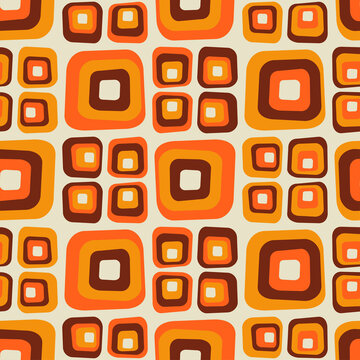
#> input picture 210962047-week4/pattern.jpg, 360 x 360 px
$ python gradient.py   (older library calls are emulated)
#> lines starting #> are read from the running program, lines starting #| are printed output that depends on the picture
import cv2
import numpy as np

image=cv2.imread("pattern.jpg")
#> image is the input picture: shape (360, 360, 3); mean B, G, R 73.8, 134.3, 211.6
gray = cv2.cvtColor(image, cv2.COLOR_BGR2GRAY)
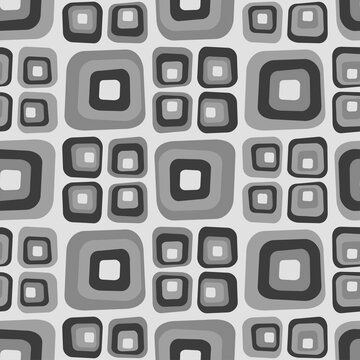
#> gray: shape (360, 360); min 31, max 251, mean 150.5

gradx = cv2.Sobel(gray,cv2.CV_64F,1,0,ksize=3)  # x
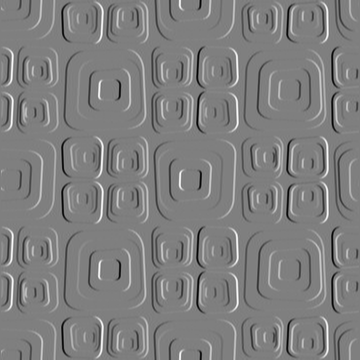
#> gradx: shape (360, 360) float64; min -785, max 786, mean -0.2; drawn with min black and max white
grady = cv2.Sobel(gray,cv2.CV_64F,0,1,ksize=3)  # y
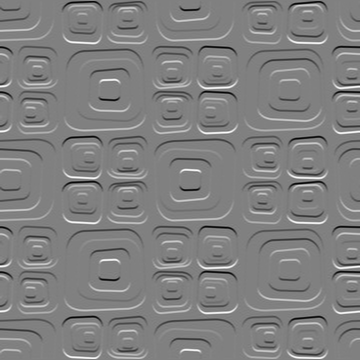
#> grady: shape (360, 360) float64; min -794, max 781, mean 0; drawn with min black and max white

gradmag=np.sqrt(gradx**2+grady**2)
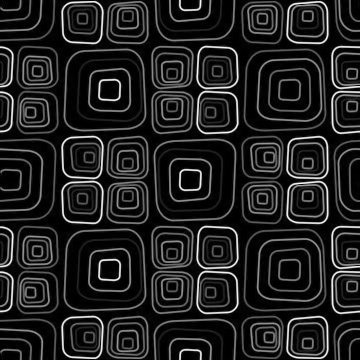
#> gradmag: shape (360, 360) float64; min 0, max 797.7, mean 105; drawn with min black and max white
gradphase=np.arctan2(grady,gradx)
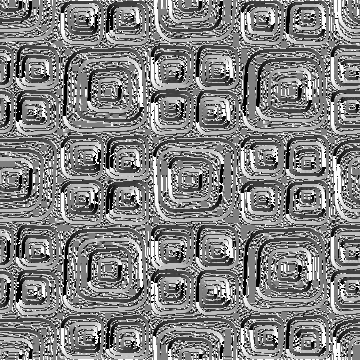
#> gradphase: shape (360, 360) float64; min -3.14, max 3.14, mean 0.0693; drawn with min black and max white
gradphasedeg=np.degrees(gradphase)

cv2.imshow('Gradient magnitude',gradmag.astype(np.uint8))
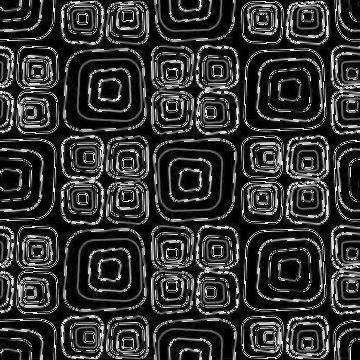
#> window 'Gradient magnitude': shape (360, 360); min 0, max 255, mean 52.7
cv2.imshow('Gradient phase',gradphasedeg.astype(np.uint8))
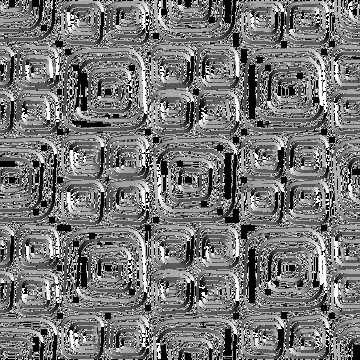
#> window 'Gradient phase': shape (360, 360); min 0, max 255, mean 118.2
cv2.waitKey(0)
